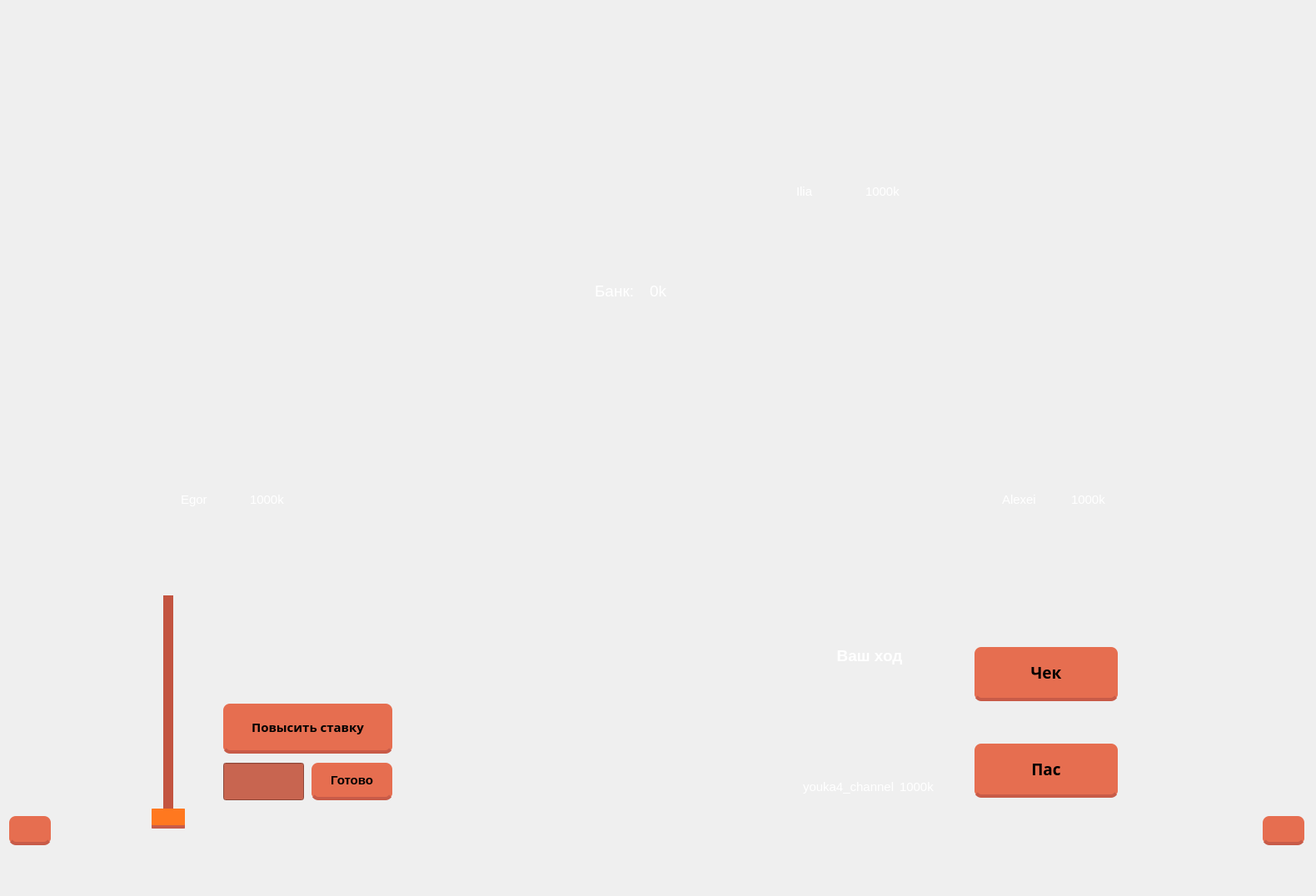
<?xml version="1.0" encoding="UTF-8"?>
<ui version="4.0">
 <class>game</class>
 <widget class="QDialog" name="game">
  <property name="geometry">
   <rect>
    <x>0</x>
    <y>0</y>
    <width>1580</width>
    <height>1076</height>
   </rect>
  </property>
  <property name="windowTitle">
   <string>Dialog</string>
  </property>
  <property name="styleSheet">
   <string notr="true">QWidget[objectName=&quot;game&quot;]{ background-image: url(&quot;:/other/images/other/sukno.png&quot;) no-repeat right bottom; } </string>
  </property>
  <layout class="QVBoxLayout" name="verticalLayout">
   <item>
    <spacer name="verticalSpacer_4">
     <property name="orientation">
      <enum>Qt::Vertical</enum>
     </property>
     <property name="sizeType">
      <enum>QSizePolicy::Fixed</enum>
     </property>
     <property name="sizeHint" stdset="0">
      <size>
       <width>20</width>
       <height>20</height>
      </size>
     </property>
    </spacer>
   </item>
   <item>
    <layout class="QHBoxLayout" name="horizontalLayout_4">
     <item>
      <spacer name="horizontalSpacer_10">
       <property name="orientation">
        <enum>Qt::Horizontal</enum>
       </property>
       <property name="sizeType">
        <enum>QSizePolicy::Fixed</enum>
       </property>
       <property name="sizeHint" stdset="0">
        <size>
         <width>160</width>
         <height>20</height>
        </size>
       </property>
      </spacer>
     </item>
     <item>
      <spacer name="horizontalSpacer_7">
       <property name="orientation">
        <enum>Qt::Horizontal</enum>
       </property>
       <property name="sizeType">
        <enum>QSizePolicy::Expanding</enum>
       </property>
       <property name="sizeHint" stdset="0">
        <size>
         <width>40</width>
         <height>20</height>
        </size>
       </property>
      </spacer>
     </item>
     <item>
      <layout class="QHBoxLayout" name="horizontalLayout_5">
       <item>
        <layout class="QHBoxLayout" name="horizontalLayout_6">
         <item>
          <widget class="QLabel" name="player4_card_1">
           <property name="minimumSize">
            <size>
             <width>150</width>
             <height>200</height>
            </size>
           </property>
           <property name="text">
            <string/>
           </property>
          </widget>
         </item>
         <item>
          <widget class="QLabel" name="player4_card_2">
           <property name="minimumSize">
            <size>
             <width>150</width>
             <height>200</height>
            </size>
           </property>
           <property name="text">
            <string/>
           </property>
          </widget>
         </item>
         <item>
          <spacer name="horizontalSpacer_13">
           <property name="orientation">
            <enum>Qt::Horizontal</enum>
           </property>
           <property name="sizeType">
            <enum>QSizePolicy::Fixed</enum>
           </property>
           <property name="sizeHint" stdset="0">
            <size>
             <width>20</width>
             <height>20</height>
            </size>
           </property>
          </spacer>
         </item>
         <item>
          <layout class="QVBoxLayout" name="verticalLayout_10">
           <item>
            <spacer name="verticalSpacer_17">
             <property name="orientation">
              <enum>Qt::Vertical</enum>
             </property>
             <property name="sizeHint" stdset="0">
              <size>
               <width>20</width>
               <height>40</height>
              </size>
             </property>
            </spacer>
           </item>
           <item>
            <widget class="QLabel" name="player4_turn">
             <property name="minimumSize">
              <size>
               <width>160</width>
               <height>0</height>
              </size>
             </property>
             <property name="font">
              <font>
               <pointsize>14</pointsize>
               <weight>75</weight>
               <bold>true</bold>
              </font>
             </property>
             <property name="styleSheet">
              <string notr="true">color: white;</string>
             </property>
             <property name="text">
              <string/>
             </property>
             <property name="textFormat">
              <enum>Qt::AutoText</enum>
             </property>
             <property name="alignment">
              <set>Qt::AlignCenter</set>
             </property>
            </widget>
           </item>
           <item>
            <widget class="QPushButton" name="player4_icon">
             <property name="sizePolicy">
              <sizepolicy hsizetype="Fixed" vsizetype="Fixed">
               <horstretch>0</horstretch>
               <verstretch>0</verstretch>
              </sizepolicy>
             </property>
             <property name="minimumSize">
              <size>
               <width>120</width>
               <height>120</height>
              </size>
             </property>
             <property name="styleSheet">
              <string notr="true">QPushButton{
background-image: url(&quot;:/other/images/other/sukno.png&quot;);
border-bottom: 0px;

	color: black;
  margin-right: 3%;
  margin-top: 5px;
  border-radius: 8px;
  padding: 5px 9px;
  font-size: 1.2em;
  border-bottom: 0px;
}

QPushButton:hover {
  border-left: 0px;
   border-right: 0px;
   border-bottom: 0px;
}
</string>
             </property>
             <property name="text">
              <string/>
             </property>
            </widget>
           </item>
           <item>
            <layout class="QHBoxLayout" name="horizontalLayout_9">
             <item>
              <widget class="QLabel" name="player4_name">
               <property name="styleSheet">
                <string notr="true">color: white;
font-size: 15px;</string>
               </property>
               <property name="text">
                <string>Ilia</string>
               </property>
              </widget>
             </item>
             <item>
              <widget class="QLabel" name="player4_balance">
               <property name="styleSheet">
                <string notr="true">color: white;
font-size: 15px;</string>
               </property>
               <property name="text">
                <string>1000k</string>
               </property>
              </widget>
             </item>
            </layout>
           </item>
           <item>
            <spacer name="verticalSpacer_16">
             <property name="orientation">
              <enum>Qt::Vertical</enum>
             </property>
             <property name="sizeHint" stdset="0">
              <size>
               <width>20</width>
               <height>40</height>
              </size>
             </property>
            </spacer>
           </item>
          </layout>
         </item>
        </layout>
       </item>
      </layout>
     </item>
     <item>
      <spacer name="horizontalSpacer_8">
       <property name="orientation">
        <enum>Qt::Horizontal</enum>
       </property>
       <property name="sizeType">
        <enum>QSizePolicy::Expanding</enum>
       </property>
       <property name="sizeHint" stdset="0">
        <size>
         <width>40</width>
         <height>20</height>
        </size>
       </property>
      </spacer>
     </item>
    </layout>
   </item>
   <item>
    <spacer name="verticalSpacer_20">
     <property name="orientation">
      <enum>Qt::Vertical</enum>
     </property>
     <property name="sizeType">
      <enum>QSizePolicy::Expanding</enum>
     </property>
     <property name="sizeHint" stdset="0">
      <size>
       <width>20</width>
       <height>60</height>
      </size>
     </property>
    </spacer>
   </item>
   <item>
    <layout class="QVBoxLayout" name="verticalLayout_12">
     <item>
      <layout class="QHBoxLayout" name="horizontalLayout_11">
       <item>
        <spacer name="horizontalSpacer_17">
         <property name="orientation">
          <enum>Qt::Horizontal</enum>
         </property>
         <property name="sizeType">
          <enum>QSizePolicy::Expanding</enum>
         </property>
         <property name="sizeHint" stdset="0">
          <size>
           <width>40</width>
           <height>20</height>
          </size>
         </property>
        </spacer>
       </item>
       <item>
        <widget class="QLabel" name="label">
         <property name="minimumSize">
          <size>
           <width>60</width>
           <height>30</height>
          </size>
         </property>
         <property name="font">
          <font>
           <pointsize>14</pointsize>
          </font>
         </property>
         <property name="styleSheet">
          <string notr="true">color: white;</string>
         </property>
         <property name="text">
          <string>Банк:</string>
         </property>
        </widget>
       </item>
       <item>
        <widget class="QLabel" name="bank">
         <property name="sizePolicy">
          <sizepolicy hsizetype="Fixed" vsizetype="Fixed">
           <horstretch>0</horstretch>
           <verstretch>0</verstretch>
          </sizepolicy>
         </property>
         <property name="minimumSize">
          <size>
           <width>50</width>
           <height>30</height>
          </size>
         </property>
         <property name="font">
          <font>
           <pointsize>14</pointsize>
          </font>
         </property>
         <property name="styleSheet">
          <string notr="true">color: white;</string>
         </property>
         <property name="text">
          <string>0k</string>
         </property>
        </widget>
       </item>
       <item>
        <widget class="QLabel" name="chips">
         <property name="sizePolicy">
          <sizepolicy hsizetype="Fixed" vsizetype="Fixed">
           <horstretch>0</horstretch>
           <verstretch>0</verstretch>
          </sizepolicy>
         </property>
         <property name="minimumSize">
          <size>
           <width>30</width>
           <height>30</height>
          </size>
         </property>
         <property name="text">
          <string/>
         </property>
        </widget>
       </item>
       <item>
        <spacer name="horizontalSpacer_18">
         <property name="orientation">
          <enum>Qt::Horizontal</enum>
         </property>
         <property name="sizeType">
          <enum>QSizePolicy::Expanding</enum>
         </property>
         <property name="sizeHint" stdset="0">
          <size>
           <width>40</width>
           <height>20</height>
          </size>
         </property>
        </spacer>
       </item>
      </layout>
     </item>
     <item>
      <layout class="QHBoxLayout" name="horizontalLayout_3">
       <item>
        <layout class="QHBoxLayout" name="player2">
         <item>
          <layout class="QVBoxLayout" name="verticalLayout_8">
           <item>
            <widget class="QLabel" name="player2_card_1">
             <property name="minimumSize">
              <size>
               <width>200</width>
               <height>150</height>
              </size>
             </property>
             <property name="text">
              <string/>
             </property>
            </widget>
           </item>
           <item>
            <widget class="QLabel" name="player2_card_2">
             <property name="sizePolicy">
              <sizepolicy hsizetype="Fixed" vsizetype="Fixed">
               <horstretch>0</horstretch>
               <verstretch>0</verstretch>
              </sizepolicy>
             </property>
             <property name="minimumSize">
              <size>
               <width>200</width>
               <height>150</height>
              </size>
             </property>
             <property name="text">
              <string/>
             </property>
            </widget>
           </item>
          </layout>
         </item>
         <item>
          <layout class="QVBoxLayout" name="verticalLayout_2">
           <item>
            <spacer name="verticalSpacer_13">
             <property name="orientation">
              <enum>Qt::Vertical</enum>
             </property>
             <property name="sizeHint" stdset="0">
              <size>
               <width>20</width>
               <height>40</height>
              </size>
             </property>
            </spacer>
           </item>
           <item>
            <widget class="QLabel" name="player2_turn">
             <property name="minimumSize">
              <size>
               <width>160</width>
               <height>10</height>
              </size>
             </property>
             <property name="font">
              <font>
               <pointsize>14</pointsize>
               <weight>75</weight>
               <bold>true</bold>
              </font>
             </property>
             <property name="styleSheet">
              <string notr="true">color: white;</string>
             </property>
             <property name="frameShape">
              <enum>QFrame::NoFrame</enum>
             </property>
             <property name="text">
              <string/>
             </property>
             <property name="scaledContents">
              <bool>true</bool>
             </property>
             <property name="alignment">
              <set>Qt::AlignCenter</set>
             </property>
            </widget>
           </item>
           <item>
            <widget class="QPushButton" name="player2_icon">
             <property name="sizePolicy">
              <sizepolicy hsizetype="Fixed" vsizetype="Fixed">
               <horstretch>0</horstretch>
               <verstretch>0</verstretch>
              </sizepolicy>
             </property>
             <property name="minimumSize">
              <size>
               <width>120</width>
               <height>120</height>
              </size>
             </property>
             <property name="styleSheet">
              <string notr="true">QPushButton{
background-image: url(&quot;:/other/images/other/sukno.png&quot;);
border-bottom: 0px;

	color: black;
  margin-right: 3%;
  margin-top: 5px;
  border-radius: 8px;
  padding: 5px 9px;
  font-size: 1.2em;
  border-bottom: 0px;
}

QPushButton:hover {
  border-left: 0px;
   border-right: 0px;
   border-bottom: 0px;
}
</string>
             </property>
             <property name="text">
              <string/>
             </property>
            </widget>
           </item>
           <item>
            <layout class="QHBoxLayout" name="player2_info">
             <item>
              <widget class="QLabel" name="player2_name">
               <property name="styleSheet">
                <string notr="true">color: white;
font-size: 15px;</string>
               </property>
               <property name="frameShape">
                <enum>QFrame::NoFrame</enum>
               </property>
               <property name="text">
                <string>Egor</string>
               </property>
              </widget>
             </item>
             <item>
              <widget class="QLabel" name="player2_balance">
               <property name="styleSheet">
                <string notr="true">color: white;
font-size: 15px;</string>
               </property>
               <property name="frameShape">
                <enum>QFrame::NoFrame</enum>
               </property>
               <property name="text">
                <string>1000k</string>
               </property>
              </widget>
             </item>
            </layout>
           </item>
           <item>
            <spacer name="verticalSpacer_12">
             <property name="orientation">
              <enum>Qt::Vertical</enum>
             </property>
             <property name="sizeHint" stdset="0">
              <size>
               <width>20</width>
               <height>40</height>
              </size>
             </property>
            </spacer>
           </item>
          </layout>
         </item>
        </layout>
       </item>
       <item>
        <spacer name="horizontalSpacer_5">
         <property name="orientation">
          <enum>Qt::Horizontal</enum>
         </property>
         <property name="sizeType">
          <enum>QSizePolicy::Expanding</enum>
         </property>
         <property name="sizeHint" stdset="0">
          <size>
           <width>40</width>
           <height>20</height>
          </size>
         </property>
        </spacer>
       </item>
       <item>
        <layout class="QHBoxLayout" name="diller">
         <item>
          <widget class="QLabel" name="diller_card_1">
           <property name="minimumSize">
            <size>
             <width>150</width>
             <height>200</height>
            </size>
           </property>
           <property name="text">
            <string/>
           </property>
          </widget>
         </item>
         <item>
          <widget class="QLabel" name="diller_card_2">
           <property name="minimumSize">
            <size>
             <width>150</width>
             <height>200</height>
            </size>
           </property>
           <property name="text">
            <string/>
           </property>
          </widget>
         </item>
         <item>
          <widget class="QLabel" name="diller_card_3">
           <property name="minimumSize">
            <size>
             <width>150</width>
             <height>200</height>
            </size>
           </property>
           <property name="text">
            <string/>
           </property>
          </widget>
         </item>
         <item>
          <widget class="QLabel" name="diller_card_4">
           <property name="minimumSize">
            <size>
             <width>150</width>
             <height>200</height>
            </size>
           </property>
           <property name="text">
            <string/>
           </property>
          </widget>
         </item>
         <item>
          <widget class="QLabel" name="diller_card_5">
           <property name="minimumSize">
            <size>
             <width>150</width>
             <height>300</height>
            </size>
           </property>
           <property name="text">
            <string/>
           </property>
          </widget>
         </item>
        </layout>
       </item>
       <item>
        <spacer name="horizontalSpacer_6">
         <property name="orientation">
          <enum>Qt::Horizontal</enum>
         </property>
         <property name="sizeType">
          <enum>QSizePolicy::Expanding</enum>
         </property>
         <property name="sizeHint" stdset="0">
          <size>
           <width>40</width>
           <height>20</height>
          </size>
         </property>
        </spacer>
       </item>
       <item>
        <layout class="QHBoxLayout" name="player3">
         <item>
          <layout class="QVBoxLayout" name="verticalLayout_9">
           <item>
            <spacer name="verticalSpacer_14">
             <property name="orientation">
              <enum>Qt::Vertical</enum>
             </property>
             <property name="sizeHint" stdset="0">
              <size>
               <width>20</width>
               <height>40</height>
              </size>
             </property>
            </spacer>
           </item>
           <item>
            <widget class="QLabel" name="player3_turn">
             <property name="minimumSize">
              <size>
               <width>160</width>
               <height>10</height>
              </size>
             </property>
             <property name="font">
              <font>
               <pointsize>14</pointsize>
               <weight>75</weight>
               <bold>true</bold>
              </font>
             </property>
             <property name="styleSheet">
              <string notr="true">color: white;</string>
             </property>
             <property name="text">
              <string/>
             </property>
             <property name="alignment">
              <set>Qt::AlignCenter</set>
             </property>
            </widget>
           </item>
           <item>
            <widget class="QPushButton" name="player3_icon">
             <property name="sizePolicy">
              <sizepolicy hsizetype="Fixed" vsizetype="Fixed">
               <horstretch>0</horstretch>
               <verstretch>0</verstretch>
              </sizepolicy>
             </property>
             <property name="minimumSize">
              <size>
               <width>120</width>
               <height>120</height>
              </size>
             </property>
             <property name="styleSheet">
              <string notr="true">QPushButton{
background-image: url(&quot;:/other/images/other/sukno.png&quot;);
border-bottom: 0px;

	color: black;
  margin-right: 3%;
  margin-top: 5px;
  border-radius: 8px;
  padding: 5px 9px;
  font-size: 1.2em;
  border-bottom: 0px;
}

QPushButton:hover {
  border-left: 0px;
   border-right: 0px;
   border-bottom: 0px;
}
</string>
             </property>
             <property name="text">
              <string/>
             </property>
            </widget>
           </item>
           <item>
            <layout class="QHBoxLayout" name="player3_info">
             <item>
              <widget class="QLabel" name="player3_name">
               <property name="styleSheet">
                <string notr="true">color: white;
font-size: 15px;</string>
               </property>
               <property name="text">
                <string>Alexei</string>
               </property>
              </widget>
             </item>
             <item>
              <widget class="QLabel" name="player3_balance">
               <property name="styleSheet">
                <string notr="true">color: white;
font-size: 15px;</string>
               </property>
               <property name="text">
                <string>1000k</string>
               </property>
              </widget>
             </item>
            </layout>
           </item>
           <item>
            <spacer name="verticalSpacer_15">
             <property name="orientation">
              <enum>Qt::Vertical</enum>
             </property>
             <property name="sizeHint" stdset="0">
              <size>
               <width>20</width>
               <height>40</height>
              </size>
             </property>
            </spacer>
           </item>
          </layout>
         </item>
         <item>
          <layout class="QVBoxLayout" name="verticalLayout_3">
           <item>
            <widget class="QLabel" name="player3_card_1">
             <property name="minimumSize">
              <size>
               <width>200</width>
               <height>150</height>
              </size>
             </property>
             <property name="text">
              <string/>
             </property>
            </widget>
           </item>
           <item>
            <widget class="QLabel" name="player3_card_2">
             <property name="minimumSize">
              <size>
               <width>200</width>
               <height>150</height>
              </size>
             </property>
             <property name="text">
              <string/>
             </property>
            </widget>
           </item>
          </layout>
         </item>
        </layout>
       </item>
      </layout>
     </item>
    </layout>
   </item>
   <item>
    <spacer name="verticalSpacer">
     <property name="orientation">
      <enum>Qt::Vertical</enum>
     </property>
     <property name="sizeType">
      <enum>QSizePolicy::Expanding</enum>
     </property>
     <property name="sizeHint" stdset="0">
      <size>
       <width>20</width>
       <height>40</height>
      </size>
     </property>
    </spacer>
   </item>
   <item>
    <layout class="QHBoxLayout" name="horizontalLayout_2">
     <item>
      <layout class="QVBoxLayout" name="verticalLayout_13">
       <item>
        <spacer name="verticalSpacer_3">
         <property name="orientation">
          <enum>Qt::Vertical</enum>
         </property>
         <property name="sizeHint" stdset="0">
          <size>
           <width>20</width>
           <height>40</height>
          </size>
         </property>
        </spacer>
       </item>
       <item>
        <widget class="QPushButton" name="unfair_play">
         <property name="minimumSize">
          <size>
           <width>40</width>
           <height>40</height>
          </size>
         </property>
         <property name="styleSheet">
          <string notr="true">QPushButton {
	color: black;
  margin-right: 3%;
  margin-top: 5px;
  border-radius: 8px;
  padding: 5px 9px;
  font-size: 1.2em;
  background-color:rgba(230,110,80,1);
  border-bottom: 4px solid rgba(200, 91, 72, 1);
}

QPushButton:hover {
  background-color: rgba(240, 140, 80, 1);
  border-left: 2px solid rgba(210, 105, 80, 1);
   border-right: 2px solid rgba(210, 105, 80, 1);
   border-bottom: 6px solid rgba(210, 105, 80, 1);
}
QPushButton:pressed {
  background-color: rgba(200, 101, 80, 1);
  border-left: 1px solid rgba(180, 90, 80, 1);
  border-right: -1px solid rgba(180, 90, 80, 1);
  border-top: 5px solid rgba(180, 90, 80, 1);
  padding-top: 3px;  
  border-bottom: none;  
}</string>
         </property>
         <property name="text">
          <string/>
         </property>
        </widget>
       </item>
      </layout>
     </item>
     <item>
      <spacer name="horizontalSpacer">
       <property name="orientation">
        <enum>Qt::Horizontal</enum>
       </property>
       <property name="sizeHint" stdset="0">
        <size>
         <width>40</width>
         <height>20</height>
        </size>
       </property>
      </spacer>
     </item>
     <item>
      <layout class="QVBoxLayout" name="verticalLayout_4">
       <item>
        <layout class="QHBoxLayout" name="horizontalLayout_7">
         <item>
          <spacer name="horizontalSpacer_12">
           <property name="orientation">
            <enum>Qt::Horizontal</enum>
           </property>
           <property name="sizeType">
            <enum>QSizePolicy::Expanding</enum>
           </property>
           <property name="sizeHint" stdset="0">
            <size>
             <width>40</width>
             <height>20</height>
            </size>
           </property>
          </spacer>
         </item>
         <item>
          <widget class="QSlider" name="verticalSlider">
           <property name="minimumSize">
            <size>
             <width>40</width>
             <height>100</height>
            </size>
           </property>
           <property name="cursor">
            <cursorShape>ClosedHandCursor</cursorShape>
           </property>
           <property name="styleSheet">
            <string notr="true">QSlider::groove:horizontal {
     border: 1px solid #999999;
     height: 8px; /* по умолчанию бороздка расширяется до размеров ползунка. задав высоту она принимает фиксированный размер */
     background: qlineargradient(x1:0, y1:0, x2:0, y2:1, stop:0 #B1B1B1, stop:1 #c4c4c4);
     margin: 2px 0;
 }

 QSlider::handle:horizontal {
     background: qlineargradient(x1:0, y1:0, x2:1, y2:1, stop:0 #b4b4b4, stop:1 #8f8f8f);
     border: 1px solid #5c5c5c;
     width: 18px;
     margin: -2px 0; /* рукоятка располагается по умолчанию в прямоугольнике содержимого бороздки. Расширяется наружу от бороздки */
     border-radius: 3px;
 }

/*Если вы хотите изменить цвет частей ползунка до и после рукоятки, можете использовать субэлементы управления add-page и sub-page. Например, для вертикального ползунка:*/

 QSlider::groove:vertical {
     background: red;
	 width: 12px;
     position: absolute; /* абсолютная позиция в 4px слева и справа от виджета. установка полей виджета также будет работать... */
     left: 8px; right: 8px;
 }

 QSlider::handle:vertical {
     height: 10px;
	width: 20px;

  margin-right: 3%;
  margin-top: 5px;
  border-radius: 8px;
  padding: 5px 9px;
  font-size: 1.2em;
  background-color:rgba(230,110,80,1);
  border-bottom: 4px solid rgba(200, 91, 72, 1);

     background: rgba(255, 120, 31, 1);
     margin: 0 -20px; /* расширяется наружу от бороздки */
 }

 QSlider::add-page:vertical {
     background: rgba(240, 140, 80, 1);
 }

 QSlider::sub-page:vertical {
     background: rgba(180, 105, 80, 0.8);
 }</string>
           </property>
           <property name="singleStep">
            <number>10</number>
           </property>
           <property name="orientation">
            <enum>Qt::Vertical</enum>
           </property>
          </widget>
         </item>
         <item>
          <spacer name="horizontalSpacer_11">
           <property name="orientation">
            <enum>Qt::Horizontal</enum>
           </property>
           <property name="sizeType">
            <enum>QSizePolicy::Expanding</enum>
           </property>
           <property name="sizeHint" stdset="0">
            <size>
             <width>40</width>
             <height>20</height>
            </size>
           </property>
          </spacer>
         </item>
        </layout>
       </item>
       <item>
        <spacer name="horizontalSpacer_9">
         <property name="orientation">
          <enum>Qt::Horizontal</enum>
         </property>
         <property name="sizeType">
          <enum>QSizePolicy::Fixed</enum>
         </property>
         <property name="sizeHint" stdset="0">
          <size>
           <width>80</width>
           <height>20</height>
          </size>
         </property>
        </spacer>
       </item>
      </layout>
     </item>
     <item>
      <layout class="QVBoxLayout" name="verticalLayout_5">
       <item>
        <spacer name="verticalSpacer_7">
         <property name="orientation">
          <enum>Qt::Vertical</enum>
         </property>
         <property name="sizeType">
          <enum>QSizePolicy::Fixed</enum>
         </property>
         <property name="sizeHint" stdset="0">
          <size>
           <width>20</width>
           <height>50</height>
          </size>
         </property>
        </spacer>
       </item>
       <item>
        <spacer name="horizontalSpacer_15">
         <property name="orientation">
          <enum>Qt::Horizontal</enum>
         </property>
         <property name="sizeType">
          <enum>QSizePolicy::Fixed</enum>
         </property>
         <property name="sizeHint" stdset="0">
          <size>
           <width>200</width>
           <height>20</height>
          </size>
         </property>
        </spacer>
       </item>
       <item>
        <spacer name="verticalSpacer_6">
         <property name="orientation">
          <enum>Qt::Vertical</enum>
         </property>
         <property name="sizeHint" stdset="0">
          <size>
           <width>20</width>
           <height>40</height>
          </size>
         </property>
        </spacer>
       </item>
       <item>
        <widget class="QPushButton" name="raise">
         <property name="sizePolicy">
          <sizepolicy hsizetype="Preferred" vsizetype="Fixed">
           <horstretch>0</horstretch>
           <verstretch>0</verstretch>
          </sizepolicy>
         </property>
         <property name="minimumSize">
          <size>
           <width>200</width>
           <height>65</height>
          </size>
         </property>
         <property name="font">
          <font>
           <family>Rockwell Extra Bold</family>
           <pointsize>11</pointsize>
           <weight>75</weight>
           <bold>true</bold>
          </font>
         </property>
         <property name="cursor">
          <cursorShape>PointingHandCursor</cursorShape>
         </property>
         <property name="styleSheet">
          <string notr="true">QPushButton {
	color: black;
  margin-right: 3%;
  margin-top: 5px;
  border-radius: 8px;
  padding: 5px 9px;
  font-size: 1.2em;
  background-color:rgba(230,110,80,1);
  border-bottom: 4px solid rgba(200, 91, 72, 1);
}

QPushButton:hover {
  background-color: rgba(240, 140, 80, 1);
  border-left: 2px solid rgba(210, 105, 80, 1);
   border-right: 2px solid rgba(210, 105, 80, 1);
   border-bottom: 6px solid rgba(210, 105, 80, 1);
}
QPushButton:pressed {
  background-color: rgba(200, 101, 80, 1);
  border-left: 1px solid rgba(180, 90, 80, 1);
  border-right: -1px solid rgba(180, 90, 80, 1);
  border-top: 5px solid rgba(180, 90, 80, 1);
  padding-top: 3px;  
  border-bottom: none;  
}</string>
         </property>
         <property name="text">
          <string>Повысить ставку</string>
         </property>
        </widget>
       </item>
       <item>
        <layout class="QHBoxLayout" name="horizontalLayout_8">
         <item>
          <widget class="QLineEdit" name="value">
           <property name="sizePolicy">
            <sizepolicy hsizetype="Fixed" vsizetype="Fixed">
             <horstretch>0</horstretch>
             <verstretch>0</verstretch>
            </sizepolicy>
           </property>
           <property name="minimumSize">
            <size>
             <width>100</width>
             <height>50</height>
            </size>
           </property>
           <property name="maximumSize">
            <size>
             <width>100</width>
             <height>16777215</height>
            </size>
           </property>
           <property name="styleSheet">
            <string notr="true">color: black;
margin-right: 3%;
margin-top: 5px;
padding: 5px 9px;
font-size: 1.2em;
background-color: rgba(200, 101, 80, 1);</string>
           </property>
           <property name="maxLength">
            <number>100</number>
           </property>
           <property name="alignment">
            <set>Qt::AlignCenter</set>
           </property>
          </widget>
         </item>
         <item>
          <widget class="QPushButton" name="setValue">
           <property name="sizePolicy">
            <sizepolicy hsizetype="Fixed" vsizetype="Fixed">
             <horstretch>0</horstretch>
             <verstretch>0</verstretch>
            </sizepolicy>
           </property>
           <property name="minimumSize">
            <size>
             <width>100</width>
             <height>50</height>
            </size>
           </property>
           <property name="font">
            <font>
             <pointsize>11</pointsize>
             <weight>75</weight>
             <bold>true</bold>
            </font>
           </property>
           <property name="cursor">
            <cursorShape>PointingHandCursor</cursorShape>
           </property>
           <property name="styleSheet">
            <string notr="true">QPushButton {
	color: black;
  margin-right: 3%;
  margin-top: 5px;
  border-radius: 8px;
  padding: 5px 9px;
  font-size: 1.2em;
  background-color:rgba(230,110,80,1);
  border-bottom: 4px solid rgba(200, 91, 72, 1);
}

QPushButton:hover {
  background-color: rgba(240, 140, 80, 1);
  border-left: 2px solid rgba(210, 105, 80, 1);
   border-right: 2px solid rgba(210, 105, 80, 1);
   border-bottom: 6px solid rgba(210, 105, 80, 1);
}
QPushButton:pressed {
  background-color: rgba(200, 101, 80, 1);
  border-left: 1px solid rgba(180, 90, 80, 1);
  border-right: -1px solid rgba(180, 90, 80, 1);
  border-top: 5px solid rgba(180, 90, 80, 1);
  padding-top: 3px;  
  border-bottom: none;  
}</string>
           </property>
           <property name="text">
            <string>Готово</string>
           </property>
          </widget>
         </item>
        </layout>
       </item>
       <item>
        <spacer name="verticalSpacer_5">
         <property name="orientation">
          <enum>Qt::Vertical</enum>
         </property>
         <property name="sizeHint" stdset="0">
          <size>
           <width>20</width>
           <height>40</height>
          </size>
         </property>
        </spacer>
       </item>
      </layout>
     </item>
     <item>
      <spacer name="horizontalSpacer_3">
       <property name="orientation">
        <enum>Qt::Horizontal</enum>
       </property>
       <property name="sizeHint" stdset="0">
        <size>
         <width>40</width>
         <height>20</height>
        </size>
       </property>
      </spacer>
     </item>
     <item>
      <layout class="QHBoxLayout" name="horizontalLayout">
       <item>
        <widget class="QLabel" name="player1_card_1">
         <property name="minimumSize">
          <size>
           <width>200</width>
           <height>300</height>
          </size>
         </property>
         <property name="text">
          <string/>
         </property>
        </widget>
       </item>
       <item>
        <widget class="QLabel" name="player1_card_2">
         <property name="minimumSize">
          <size>
           <width>200</width>
           <height>300</height>
          </size>
         </property>
         <property name="text">
          <string/>
         </property>
        </widget>
       </item>
      </layout>
     </item>
     <item>
      <layout class="QVBoxLayout" name="verticalLayout_11">
       <item>
        <spacer name="verticalSpacer_19">
         <property name="orientation">
          <enum>Qt::Vertical</enum>
         </property>
         <property name="sizeHint" stdset="0">
          <size>
           <width>20</width>
           <height>40</height>
          </size>
         </property>
        </spacer>
       </item>
       <item>
        <widget class="QLabel" name="player1_turn">
         <property name="minimumSize">
          <size>
           <width>160</width>
           <height>10</height>
          </size>
         </property>
         <property name="font">
          <font>
           <pointsize>14</pointsize>
           <weight>75</weight>
           <bold>true</bold>
          </font>
         </property>
         <property name="styleSheet">
          <string notr="true">color: white;</string>
         </property>
         <property name="text">
          <string>Ваш ход</string>
         </property>
         <property name="alignment">
          <set>Qt::AlignCenter</set>
         </property>
        </widget>
       </item>
       <item>
        <widget class="QPushButton" name="player1_icon">
         <property name="sizePolicy">
          <sizepolicy hsizetype="Fixed" vsizetype="Fixed">
           <horstretch>0</horstretch>
           <verstretch>0</verstretch>
          </sizepolicy>
         </property>
         <property name="minimumSize">
          <size>
           <width>125</width>
           <height>125</height>
          </size>
         </property>
         <property name="styleSheet">
          <string notr="true">QPushButton{
background-image: url(&quot;:/other/images/other/sukno.png&quot;);
border-bottom: 0px;

	color: black;
  margin-right: 3%;
  margin-top: 5px;
  border-radius: 8px;
  padding: 5px 9px;
  font-size: 1.2em;
  border-bottom: 0px;
}

QPushButton:hover {
  border-left: 0px;
   border-right: 0px;
   border-bottom: 0px;
}
</string>
         </property>
         <property name="text">
          <string/>
         </property>
        </widget>
       </item>
       <item>
        <layout class="QHBoxLayout" name="horizontalLayout_10">
         <item>
          <widget class="QLabel" name="player1_name">
           <property name="styleSheet">
            <string notr="true">color: white;
font-size: 15px;</string>
           </property>
           <property name="text">
            <string>youka4_channel</string>
           </property>
          </widget>
         </item>
         <item>
          <widget class="QLabel" name="player1_balance">
           <property name="styleSheet">
            <string notr="true">color: white;
font-size: 15px;</string>
           </property>
           <property name="text">
            <string>1000k</string>
           </property>
          </widget>
         </item>
        </layout>
       </item>
       <item>
        <spacer name="verticalSpacer_18">
         <property name="orientation">
          <enum>Qt::Vertical</enum>
         </property>
         <property name="sizeHint" stdset="0">
          <size>
           <width>20</width>
           <height>40</height>
          </size>
         </property>
        </spacer>
       </item>
      </layout>
     </item>
     <item>
      <spacer name="horizontalSpacer_14">
       <property name="orientation">
        <enum>Qt::Horizontal</enum>
       </property>
       <property name="sizeType">
        <enum>QSizePolicy::Fixed</enum>
       </property>
       <property name="sizeHint" stdset="0">
        <size>
         <width>40</width>
         <height>20</height>
        </size>
       </property>
      </spacer>
     </item>
     <item>
      <layout class="QVBoxLayout" name="verticalLayout_6">
       <item>
        <spacer name="verticalSpacer_9">
         <property name="orientation">
          <enum>Qt::Vertical</enum>
         </property>
         <property name="sizeHint" stdset="0">
          <size>
           <width>20</width>
           <height>40</height>
          </size>
         </property>
        </spacer>
       </item>
       <item>
        <widget class="QPushButton" name="check">
         <property name="sizePolicy">
          <sizepolicy hsizetype="Preferred" vsizetype="Fixed">
           <horstretch>0</horstretch>
           <verstretch>0</verstretch>
          </sizepolicy>
         </property>
         <property name="minimumSize">
          <size>
           <width>175</width>
           <height>70</height>
          </size>
         </property>
         <property name="font">
          <font>
           <family>Rockwell Extra Bold</family>
           <pointsize>14</pointsize>
           <weight>75</weight>
           <bold>true</bold>
          </font>
         </property>
         <property name="cursor">
          <cursorShape>PointingHandCursor</cursorShape>
         </property>
         <property name="styleSheet">
          <string notr="true">QPushButton {
	color: black;
  margin-right: 3%;
  margin-top: 5px;
  border-radius: 8px;
  padding: 5px 9px;
  font-size: 1.2em;
  background-color:rgba(230,110,80,1);
  border-bottom: 4px solid rgba(200, 91, 72, 1);
}

QPushButton:hover {
  background-color: rgba(240, 140, 80, 1);
  border-left: 2px solid rgba(210, 105, 80, 1);
   border-right: 2px solid rgba(210, 105, 80, 1);
   border-bottom: 6px solid rgba(210, 105, 80, 1);
}
QPushButton:pressed {
  background-color: rgba(200, 101, 80, 1);
  border-left: 1px solid rgba(180, 90, 80, 1);
  border-right: -1px solid rgba(180, 90, 80, 1);
  border-top: 5px solid rgba(180, 90, 80, 1);
  padding-top: 3px;  
  border-bottom: none;  
}</string>
         </property>
         <property name="text">
          <string>Чек</string>
         </property>
         <property name="default">
          <bool>false</bool>
         </property>
         <property name="flat">
          <bool>false</bool>
         </property>
        </widget>
       </item>
       <item>
        <spacer name="verticalSpacer_11">
         <property name="orientation">
          <enum>Qt::Vertical</enum>
         </property>
         <property name="sizeType">
          <enum>QSizePolicy::Fixed</enum>
         </property>
         <property name="sizeHint" stdset="0">
          <size>
           <width>20</width>
           <height>20</height>
          </size>
         </property>
        </spacer>
       </item>
       <item>
        <spacer name="horizontalSpacer_16">
         <property name="orientation">
          <enum>Qt::Horizontal</enum>
         </property>
         <property name="sizeType">
          <enum>QSizePolicy::Fixed</enum>
         </property>
         <property name="sizeHint" stdset="0">
          <size>
           <width>175</width>
           <height>20</height>
          </size>
         </property>
        </spacer>
       </item>
       <item>
        <widget class="QPushButton" name="fold">
         <property name="sizePolicy">
          <sizepolicy hsizetype="Preferred" vsizetype="Fixed">
           <horstretch>0</horstretch>
           <verstretch>0</verstretch>
          </sizepolicy>
         </property>
         <property name="minimumSize">
          <size>
           <width>175</width>
           <height>70</height>
          </size>
         </property>
         <property name="font">
          <font>
           <family>Rockwell Extra Bold</family>
           <pointsize>14</pointsize>
           <weight>75</weight>
           <bold>true</bold>
          </font>
         </property>
         <property name="cursor">
          <cursorShape>PointingHandCursor</cursorShape>
         </property>
         <property name="mouseTracking">
          <bool>false</bool>
         </property>
         <property name="tabletTracking">
          <bool>false</bool>
         </property>
         <property name="styleSheet">
          <string notr="true">QPushButton {
	color: black;
  margin-right: 3%;
  margin-top: 5px;
  border-radius: 8px;
  padding: 5px 9px;
  font-size: 1.2em;
  background-color:rgba(230,110,80,1);
  border-bottom: 4px solid rgba(200, 91, 72, 1);
}

QPushButton:hover {
  background-color: rgba(240, 140, 80, 1);
  border-left: 2px solid rgba(210, 105, 80, 1);
   border-right: 2px solid rgba(210, 105, 80, 1);
   border-bottom: 6px solid rgba(210, 105, 80, 1);
}
QPushButton:pressed {
  background-color: rgba(200, 101, 80, 1);
  border-left: 1px solid rgba(180, 90, 80, 1);
  border-right: -1px solid rgba(180, 90, 80, 1);
  border-top: 5px solid rgba(180, 90, 80, 1);
  padding-top: 3px;  
  border-bottom: none;  
}</string>
         </property>
         <property name="text">
          <string>Пас</string>
         </property>
        </widget>
       </item>
       <item>
        <spacer name="verticalSpacer_10">
         <property name="orientation">
          <enum>Qt::Vertical</enum>
         </property>
         <property name="sizeHint" stdset="0">
          <size>
           <width>20</width>
           <height>40</height>
          </size>
         </property>
        </spacer>
       </item>
      </layout>
     </item>
     <item>
      <spacer name="horizontalSpacer_2">
       <property name="orientation">
        <enum>Qt::Horizontal</enum>
       </property>
       <property name="sizeHint" stdset="0">
        <size>
         <width>40</width>
         <height>20</height>
        </size>
       </property>
      </spacer>
     </item>
     <item>
      <spacer name="horizontalSpacer_4">
       <property name="orientation">
        <enum>Qt::Horizontal</enum>
       </property>
       <property name="sizeType">
        <enum>QSizePolicy::Fixed</enum>
       </property>
       <property name="sizeHint" stdset="0">
        <size>
         <width>93</width>
         <height>20</height>
        </size>
       </property>
      </spacer>
     </item>
     <item>
      <layout class="QVBoxLayout" name="verticalLayout_7">
       <item>
        <spacer name="verticalSpacer_8">
         <property name="orientation">
          <enum>Qt::Vertical</enum>
         </property>
         <property name="sizeHint" stdset="0">
          <size>
           <width>20</width>
           <height>40</height>
          </size>
         </property>
        </spacer>
       </item>
       <item>
        <widget class="QPushButton" name="choose_sticker">
         <property name="sizePolicy">
          <sizepolicy hsizetype="Fixed" vsizetype="Fixed">
           <horstretch>0</horstretch>
           <verstretch>0</verstretch>
          </sizepolicy>
         </property>
         <property name="minimumSize">
          <size>
           <width>40</width>
           <height>40</height>
          </size>
         </property>
         <property name="cursor">
          <cursorShape>PointingHandCursor</cursorShape>
         </property>
         <property name="layoutDirection">
          <enum>Qt::LeftToRight</enum>
         </property>
         <property name="styleSheet">
          <string notr="true">QPushButton {
	color: black;
  margin-right: 3%;
  margin-top: 5px;
  border-radius: 8px;
  padding: 5px 9px;
  font-size: 1.2em;
  background-color:rgba(230,110,80,1);
  border-bottom: 4px solid rgba(200, 91, 72, 1);
}

QPushButton:hover {
  background-color: rgba(240, 140, 80, 1);
  border-left: 2px solid rgba(210, 105, 80, 1);
   border-right: 2px solid rgba(210, 105, 80, 1);
   border-bottom: 6px solid rgba(210, 105, 80, 1);
}
QPushButton:pressed {
  background-color: rgba(200, 101, 80, 1);
  border-left: 1px solid rgba(180, 90, 80, 1);
  border-right: -1px solid rgba(180, 90, 80, 1);
  border-top: 5px solid rgba(180, 90, 80, 1);
  padding-top: 3px;  
  border-bottom: none;  
}</string>
         </property>
         <property name="text">
          <string/>
         </property>
         <property name="iconSize">
          <size>
           <width>20</width>
           <height>20</height>
          </size>
         </property>
        </widget>
       </item>
      </layout>
     </item>
    </layout>
   </item>
   <item>
    <spacer name="verticalSpacer_2">
     <property name="orientation">
      <enum>Qt::Vertical</enum>
     </property>
     <property name="sizeType">
      <enum>QSizePolicy::Fixed</enum>
     </property>
     <property name="sizeHint" stdset="0">
      <size>
       <width>20</width>
       <height>50</height>
      </size>
     </property>
    </spacer>
   </item>
  </layout>
 </widget>
 <resources/>
 <connections/>
</ui>
